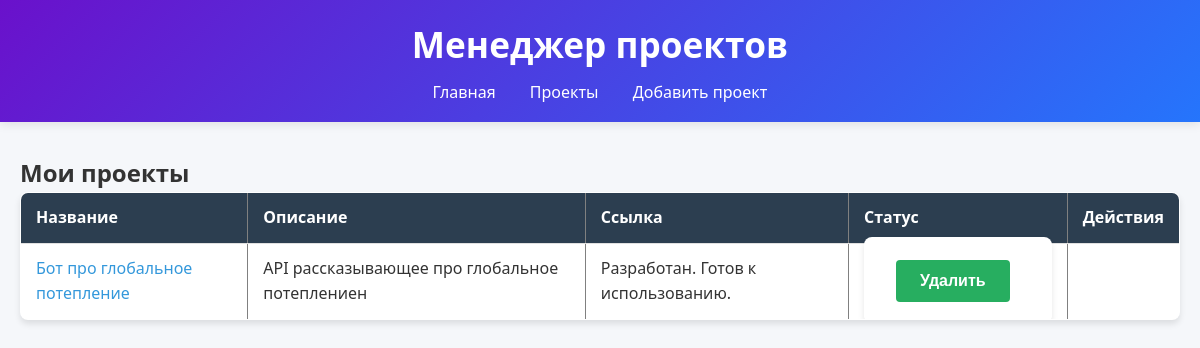
The app's page /projects with its own data.
### tables this page shows
CREATE TABLE projects (
                    project_id INTEGER PRIMARY KEY,
                    user_id INTEGER NOT NULL,
                    project_name TEXT NOT NULL,
                    description TEXT,
                    url TEXT,
                    status_id INTEGER,
                    FOREIGN KEY (status_id) REFERENCES status(status_id)
                );

CREATE TABLE status (
                    status_id INTEGER PRIMARY KEY,
                    status_name TEXT NOT NULL
                );

### app.py (the view)
@app.route('/projects')
def list_projects():
    user_id = 1  # В реальном приложении — ID текущего пользователя
    projects = manager.get_projects(user_id)
    statuses = manager.get_statuses()
    status_dict = {status[0]: status[0] for status in statuses}
    return render_template('projects.html', projects=projects, manager=manager, status_dict=status_dict)

### logic2.py (called while the page is built)
    def select_data(self, sql, data=tuple()):
        con = sqlite3.connect(self.database)
        with con:
            cur = con.cursor()
            cur.execute(sql, data)
            return cur.fetchall()

    def get_statuses(self):
        return self.select_data('SELECT status_name FROM status')

    def get_status_id(self, status_name):
        res = self.select_data('SELECT status_id FROM status WHERE status_name = ?', (status_name,))
        return res[0][0] if res else None

    def get_projects(self, user_id):
        return self.select_data('SELECT * FROM projects WHERE user_id = ?', (user_id,))

### templates/projects.html (shortened to what this page needs)
{% extends "base.html" %}
{% block content %}
<h2>Мои проекты</h2>
<table border="1">
    <thead>
        <tr>
            <th>Название</th>
            <th>Описание</th>
            <th>Ссылка</th>
            <th>Статус</th>
            <th>Действия</th>
        </tr>
    </thead>
<tbody>
    {% for project in projects %}
    <tr>
        <td><a href="{{ url_for('project_detail', project_id=project[0]) }}">{{ project[2] }}</a></td>
        <td>{{ project[3] or 'Нет описания' }}</td>
        <td>
            {% set status_id = project[5] %}
            {% for status_name, _ in status_dict.items() %}
                {% if manager.get_status_id(status_name) == status_id %}
                    {{ status_name }}
                {% endif %}
            {% endfor %}
        </td>
        <td>
            <form action="{{ url_for('delete_project', project_id=project[0]) }}" method="POST" style="display:inline;">
                <button type="submit" class="btn-delete">Удалить</button>
            </form>
        </td>
    </tr>
    {% endfor %}
</tbody>
</table>
{% endblock %}

### static/style.css (style rules this page uses)
* { margin: 0; padding: 0; box-sizing: border-box; }
body { font-family: 'Segoe UI', Tahoma, Geneva, Verdana, sans-serif; line-height: 1.6; color: #333; background-color: #f5f7fa; }
table { width: 100%; border-collapse: collapse; background: white; border-radius: 8px; overflow: hidden; box-shadow: 0 4px 6px rgba(0, 0, 0, 0.1); margin-bottom: 2rem; }
thead { background: #2c3e50; color: white; }
th, td { padding: 12px 15px; text-align: left; border-bottom: 1px solid #e0e0e0; }
td a { color: #3498db; text-decoration: none; }
form { background: white; padding: 2rem; border-radius: 8px; box-shadow: 0 4px 6px rgba(0, 0, 0, 0.1); max-width: 600px; margin: 2rem auto; }
button { background: #3498db; color: white; border: none; padding: 12px 24px; border-radius: 4px; cursor: pointer; font-size: 1rem; font-weight: 600; transition: background 0.3s ease; margin-right: 10px; }
button[type="submit"] { background: #27ae60; }
.btn-delete { background: #e74c3c; }

### records on screen
projects: project_name "Бот про глобальное потепление", description "API рассказывающее про глобальное потеплениен"
status: status_dict "Разработан. Готов к использованию."
